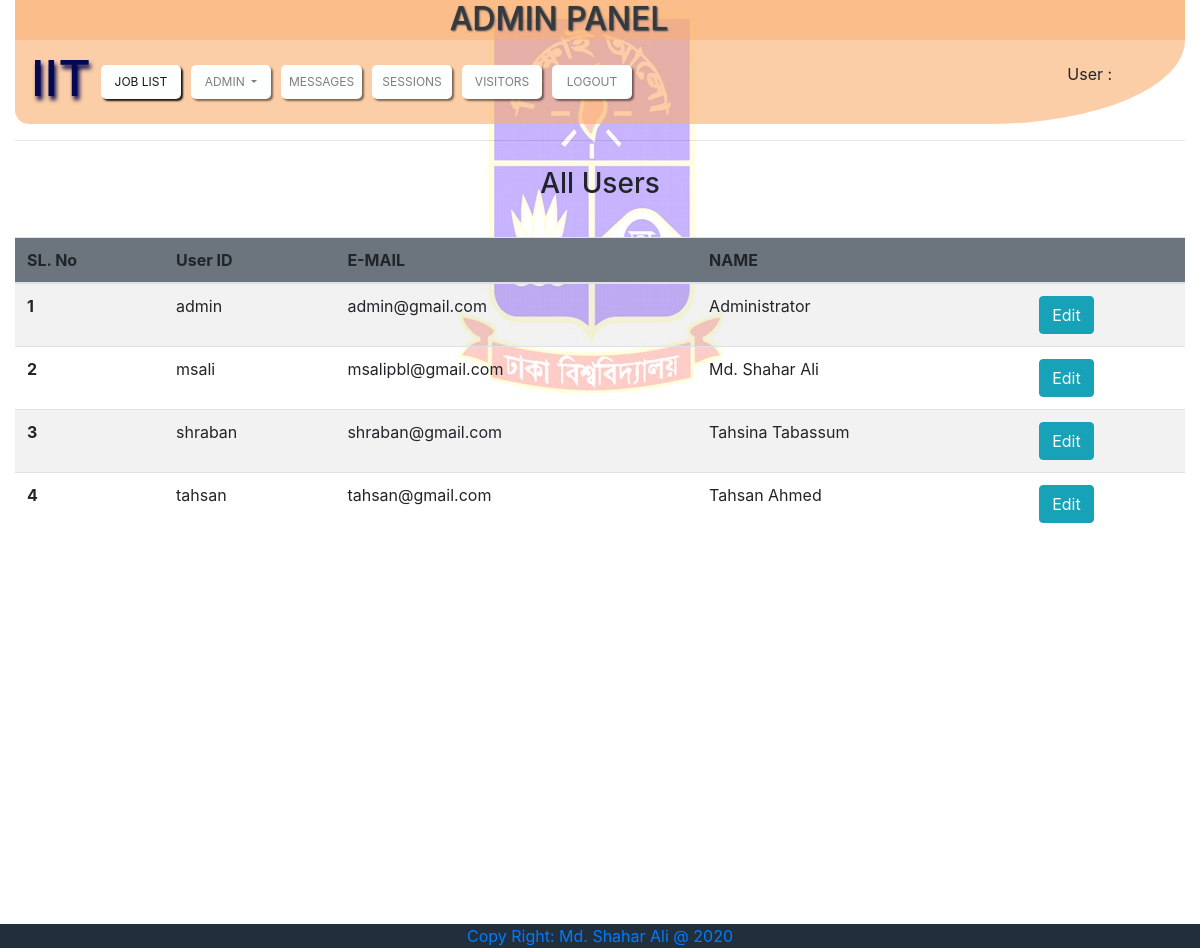
The app's page /admin/users.php (signed in) with its own data.
### tables this page shows
CREATE TABLE `tbl_user` (
  `email` varchar(100) NOT NULL,
  `user_id` varchar(20) NOT NULL,
  `password` varchar(255) NOT NULL,
  `name` varchar(100) NOT NULL,
  `level` varchar(10) NOT NULL
);

### lib/Database.php (called while the page is built, shortened)
<?php
Class Database{
	public $host   = "localhost";
	public $user   = "root";
	public $pass   = "";
	public $dbname = "iit_du";
	public $link;
	private function connectDB(){
	$this->link = new mysqli($this->host, $this->user, $this->pass, $this->dbname);
 }
	public function select($query){
		$result = $this->link->query($query) or die($this->link->error.__LINE__);
		if($result->num_rows > 0){
			return $result;
		} else {
			return false;
		}
	}
}

### admin/users.php (the view)
<?php include 'admin_lib/header.php'; ?>
<hr style="color: black">
<div class="sub-job-list">
	<h3>All Users</h3>
</div>
<table class="table table-striped ">
  <thead class="bg-secondary">
    <tr>
      <th scope="col">SL. No</th>
      <th scope="col">User ID</th>
      <th scope="col">E-MAIL</th>
      <th scope="col">NAME</th>
      <th></th>
    </tr>
  </thead>
  <tbody>
<?php
	$query = "SELECT * FROM tbl_user";
	$data = $db->select($query);
	if($data){
		$i =0;
		while ($rows = $data->fetch_assoc()) {
			$i++;
			$email = $rows['email'];
			$user_id = $rows['user_id'];
			$name = $rows['name'];
			echo '<tr>
			      <th scope="row">'.$i.'</th>
			      <td>'.$user_id.'</td>
			      <td>'.$email.'</td>
			      <td>'.$name.'</td>
			      <td><a class="btn btn-info" href="edit_user.php?edit_user_id='.$user_id.'">Edit</a></td>
			    </tr>';
		}
	}
?>
 </tbody>
</table>
<?php include 'admin_lib/footer.php'; ?>

### assets/css/mystyle.css (style rules this page uses)
.sub-job-list { padding-top: 10px; padding-right: 5%; padding-left: 5%; min-height: 60px; margin-bottom: 20px; }

### admin/admin_lib/header.php (style rules this page uses)
body { background-image: url('../img/du_logo.jpg'); background-repeat: no-repeat; background-position: top; animation: mymove 50s infinite; }

### records on screen
tbl_user: user "admin", email "admin@gmail.com", name "Administrator"
tbl_user: user "msali", email "msalipbl@gmail.com", name "Md. Shahar Ali"
tbl_user: user "shraban", email "shraban@gmail.com", name "Tahsina Tabassum"
tbl_user: user "tahsan", email "tahsan@gmail.com", name "Tahsan Ahmed"
